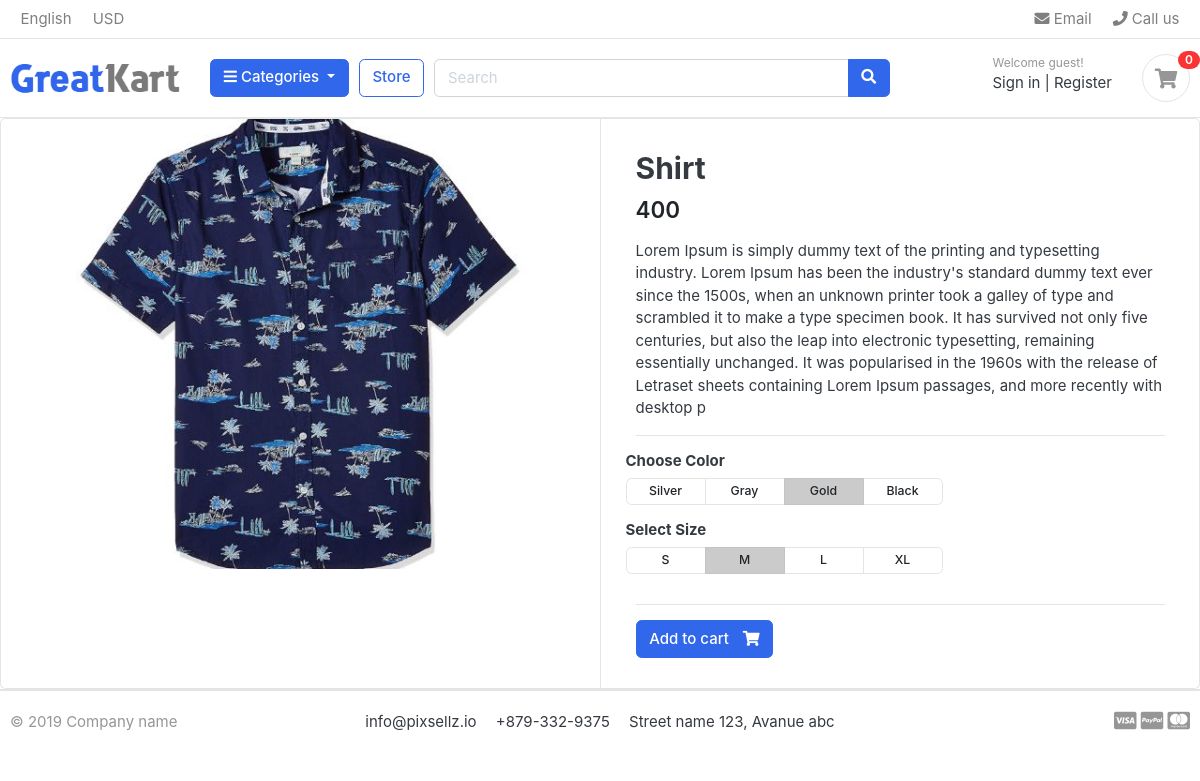
The app's page /store/shirts/shirt/ with its own data.
### store/models.py (models this page shows, shortened)
class Product(models.Model):
    title = models.CharField(max_length=150, unique=True)
    slug = models.SlugField(max_length=200, unique=True)
    description = models.TextField(max_length=500, blank=True)
    images = models.ImageField(upload_to='static/images')
    price = models.IntegerField()
    stock = models.IntegerField()
    category = models.ForeignKey(Categories, on_delete=models.CASCADE)
    date_added = models.DateTimeField(auto_now_add=True)
    date_modified = models.DateTimeField(auto_now=True)
    is_available = models.BooleanField(default=True)

### store/views.py (the view)
# urls.py: path('<slug:slug_id>/<slug:product_slug>/', views.product_details, name='product_details'),
def product_details(request, slug_id, product_slug):
    try:
        product_in_detail = Product.objects.get(category__slug=slug_id, slug=product_slug)
    except:
        raise Exception
    dictionary = {
        'product': product_in_detail,
    }
    return render(request, 'store/product_detail.html', dictionary)

### categories/context_processors.py (called while the page is built)
def categories_link(request):
    links = Categories.objects.all
    return dict(links=links)

### categories/models.py (called while the page is built)
    def get_url(self):
        return reverse('categories', args=[self.slug])

### store/templates/store/product_detail.html
{% extends 'base.html' %}
{% load static %}
{% block content %}
<div class="card">
	<div class="row no-gutters">
		<aside class="col-md-6">
<article class="gallery-wrap">
	<div class="img-big-wrap">
	   <a href="#"><img src="{{ product.images.url }}"></a>
	</div>
</article>
		</aside>
		<main class="col-md-6 border-left">
<article class="content-body">
<h2 class="title">{{ product.title }}</h2>
<div class="mb-3">
	<var class="price h4">{{ product.price }}</var>
</div>
<p>{{ product.description }}</p>
<hr>
	<div class="row">
		<div class="item-option-select">
			<h6>Choose Color</h6>
			<div class="btn-group btn-group-sm btn-group-toggle" data-toggle="buttons">
			  <label class="btn btn-light">
			    <input type="radio" name="radio_color"> Silver
			  </label>
			  <label class="btn btn-light">
			    <input type="radio" name="radio_color" > Gray
			  </label>
			  <label class="btn btn-light active">
			    <input type="radio" name="radio_color checked"> Gold
			  </label>
			  <label class="btn btn-light">
			    <input type="radio" name="radio_color"> Black
			  </label>
			</div>
		</div>
	</div>
	<div class="row">
		<div class="item-option-select">
			<h6>Select Size</h6>
			<div class="btn-group btn-group-sm btn-group-toggle" data-toggle="buttons">
			  <label class="btn btn-light">
			    <input type="radio" name="radio_color"> S
			  </label>
			  <label class="btn btn-light active">
			    <input type="radio" name="radio_color" checked> M
			  </label>
			  <label class="btn btn-light">
			    <input type="radio" name="radio_color"> L
			  </label>
			  <label class="btn btn-light">
			    <input type="radio" name="radio_color"> XL
			  </label>
			</div>
		</div>
	</div>
	<hr>
	{% if product.stock > 0 %}
		<a href="./product-detail.html" class="btn btn-primary"> <span class="text">Add to cart</span> <i class="fas fa-shopping-cart"></i>  </a>
	{% else %}
		<a href="#" class="btn btn-danger"> <span class="text">Out of stock</span> <i class="fas fa-shopping-cart"></i>  </a>
	{% endif %}
</article>
		</main>
	</div>
</div>
{% endblock %}

### static/css/ui.css (style rules this page uses)
html { font-family: "Inter", sans-serif; font-size: 15px; }
.content-body { flex: 1 1 auto; padding: 2rem 2.3rem; }
var { font-style: normal; }
article:after, .form-group:after { display: block; clear: both; content: ""; }
.btn-light { background-color: #fff; border-color: #e4e4e4; }
.btn .text + i { margin-left: 10px; }
.price { font-weight: 600; color: #212529; }
.gallery-wrap .img-big-wrap { margin-bottom: 10px; border-radius: 0.37rem; overflow: hidden; background-color: #fff; }
.gallery-wrap .img-big-wrap a { text-align: center; display: block; }
.gallery-wrap .img-big-wrap img { height: 450px; width: auto; display: inline-block; }
.item-option-select { margin-bottom: 1rem; display: inline-block; margin-right: 15px; }
.item-option-select .btn { min-width: 80px; }

### records on screen
Product: images (picture), title "Shirt", price "400", description "Lorem Ipsum is simply dummy text of the printing and typesetting industry. Lorem Ipsum has been the industry's standard dummy text ever since the 1500s, when an unknown printer took a galley of type and scrambled it to make a type specimen book. It has survived not only five centuries, but also the leap into electronic typesetting, remaining essentially unchanged. It was popularised in the 1960s with the release of Letraset sheets containing Lorem Ipsum passages, and more recently with desktop p"
